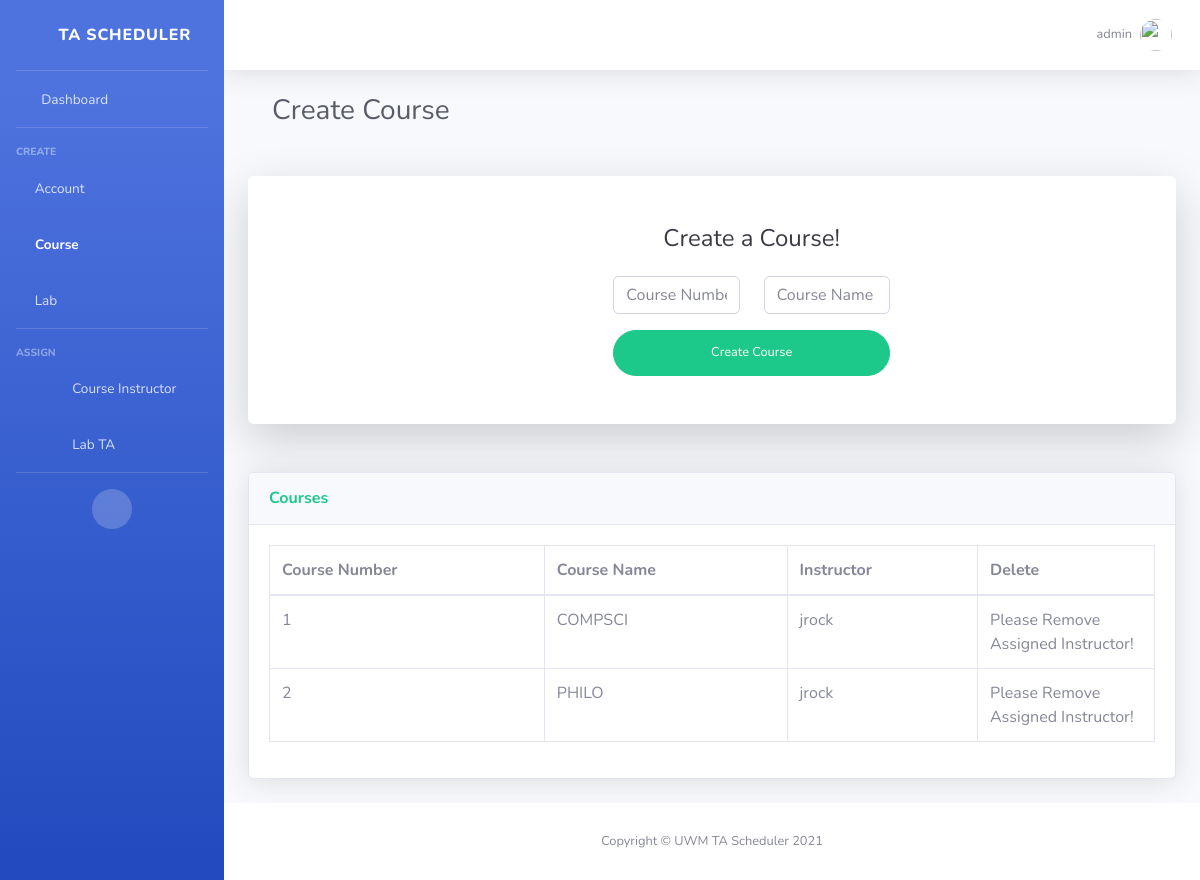
Page /create-course/ (signed in) on the committed database.
### TA_Scheduler/models.py (models this page shows)
class myAccount(models.Model):
    userName = models.CharField(max_length=40)
    password = models.CharField(max_length=40)
    userType = models.CharField(max_length=40)

class myCourse(models.Model):
    courseName = models.CharField(max_length=20)
    courseNumber = models.IntegerField()
    instructorUserName = models.CharField(max_length=40)

### TA_Scheduler/views.py (the view, shortened to what this page needs)
# urls.py: path('create-course/', CreateCourse.as_view()),
class CreateCourse(View):
    def get(self,request):
        userName = request.session["userName"]
        if(verifyLogin.verifyLogin(userName, request) == False):
            return render(request, "logout.html", {})
        course_list = list(myCourse.objects.values_list("courseNumber", "courseName", "instructorUserName"))
        return render(request,"create-course.html",{"course_list":course_list, "userName":userName, "errorMessage":""})

### TA_Scheduler/verifyLogin.py (called while the page is built)
    def verifyLogin(userName, request):
        userFound = list(myAccount.objects.filter(userName=userName))
        if(len(userFound) == 0):
            auth_logout(request)
            return False
        return True

### templates/create-course.html (shortened to what this page needs)
{% load static %}
<!DOCTYPE html>
<html lang="en">
<head>
    <link href="{% static '/vendor/fontawesome-free/css/all.min.css' %}" rel="stylesheet" type="text/css">
    <link href="{% static '/css/sb-admin-2.min.css' %}" rel="stylesheet">
    <link href="{% static '/vendor/datatables/dataTables.bootstrap4.min.css' %}" rel="stylesheet">
</head>
<body id="page-top">
<div id="wrapper">
    <ul class="navbar-nav bg-gradient-primary sidebar sidebar-dark accordion" id="accordionSidebar">
        <a class="sidebar-brand d-flex align-items-center justify-content-center" href="/home">
            <div class="sidebar-brand-icon rotate-n-15">
                <i class="far fa-calendar-alt"></i>
            </div>
            <div class="sidebar-brand-text mx-3">TA Scheduler</div>
        </a>
        <hr class="sidebar-divider my-0">
        <li class="nav-item">
            <a class="nav-link" href="/home">
                <i class="fas fa-fw fa-tachometer-alt"></i>
                <span>Dashboard</span></a>
        </li>
        <hr class="sidebar-divider">
        <div class="sidebar-heading">
            Create
        </div>
        <li class="nav-item">
            <a class="nav-link" href="/create-account">
                <i class="fas fa-user-circle"></i>
                <span>Account</span></a>
        </li>
        <li class="nav-item active">
            <a class="nav-link" href="/create-course">
                <i class="fas fa-book-open"></i>
                <span>Course</span></a>
        </li>
        <li class="nav-item">
            <a class="nav-link" href="/create-lab">
                <i class="fas fa-flask"></i>
                <span>Lab</span></a>
        </li>
        <hr class="sidebar-divider">
        <div class="sidebar-heading">
            Assign
        </div>
        <li class="nav-item">
            <a class="nav-link" href="/assign-course-instructor/">
                <i class="fas fa-user-circle"></i> <i class="fas fa-arrow-right"></i> <i class="fas fa-book-open"></i>
                <span>Course Instructor</span></a>
        </li>
        <li class="nav-item">
            <a class="nav-link" href="/assign-lab-ta/">
                <i class="fas fa-user-circle"></i> <i class="fas fa-arrow-right"></i> <i class="fas fa-flask"></i>
                <span>Lab TA</span></a>
        </li>
        <hr class="sidebar-divider d-none d-md-block">
        <div class="text-center d-none d-md-inline">
            <button class="rounded-circle border-0" id="sidebarToggle"></button>
        </div>
    </ul>
    <div id="content-wrapper" class="d-flex flex-column">
        <div id="content">
            <nav class="navbar navbar-expand navbar-light bg-white topbar mb-4 static-top shadow">
                <ul class="navbar-nav ml-auto">
                    <li class="nav-item dropdown no-arrow">
                        <a class="nav-link dropdown-toggle" href="#" id="userDropdown" role="button"
                           data-toggle="dropdown" aria-haspopup="true" aria-expanded="false">
                            <span class="mr-2 d-none d-lg-inline text-gray-600 small">{{ userName }}</span>
                            <img class="img-profile rounded-circle"
                                 src="{% static '/img/undraw_profile.svg' %}">
                        </a>
                    </li>
                </ul>
            </nav>
            <div class="container-fluid">
                <div class="container-fluid">
                    <h1 class="h3 mb-4 text-gray-800">Create Course</h1>
                </div>
                <div class="card o-hidden border-0 shadow-lg my-5">
                    <div class="card-body p-0">
                        <div class="row">
                            <div class="col-lg-4 d-none d-lg-block bg-register-image"></div>
                            <div class="col-lg-5">
                                <div class="p-5">
                                    <div class="text-center">
                                        <h1 class="h4 text-gray-900 mb-4">Create a Course!</h1>
                                    </div>
                                    <form class="user" action="/create-course/" method="post">
                                        <div class="form-group row">
                                            <div class="col-sm-6 mb-3 mb-sm-0">
                                                <input required="true" maxlength="10" type="text" class="form-control"
                                                       name="courseNumber"
                                                       placeholder="Course Number">
                                            </div>
                                            <div class="col-sm-6">
                                                <input required="true" maxlength="20" type="text" class="form-control"
                                                       name="courseName"
                                                       placeholder="Course Name">
                                            </div>
                                        </div>
                                        <button type="submit" class="btn btn-success btn-user btn-block">Create Course
                                        </button>
                                    </form>
                                </div>
                            </div>
                        </div>
                    </div>
                </div>
                <div class="card shadow mb-4">
                    <div class="card-header py-3">
                        <h6 class="m-0 font-weight-bold text-success">Courses</h6>
                    </div>
                    <div class="card-body">
                        <div class="table-responsive">
                            <table class="table table-bordered" id="courseData" width="100%" cellspacing="0">
                                <thead>
                                <tr>
                                    <th>Course Number</th>
                                    <th>Course Name</th>
                                    <th>Instructor</th>
                                    <th style="width: 20%;">Delete</th>
                                </tr>
                                </thead>
                                <tbody>
                                {% for i in course_list %}
                                    <tr>
                                        <td>{{ i.0 }}</td>
                                        <td>{{ i.1 }}</td>
                                        <td>{{ i.2 }}</td>
                                        <td>
                                            {% if i.2 == "NOT SET" %}
                                                <form action="/delete-course/" method="post">{% csrf_token %}
                                                    <button type="submit" class="btn btn-success btn-user btn-block"
                                                            name="deleteCourse" value="{{ i.0 }}">Delete Course
                                                    </button>
                                                    <input type="hidden" name="returnUrl" value="/create-course/">
                                                </form>
                                            {% else %}
                                               Please Remove Assigned Instructor!
                                            {% endif %}
                                        </td>
                                    </tr>
                                {% endfor %}
                                </tbody>
                            </table>
                        </div>
                    </div>
                </div>
            </div>
        </div>
        <footer class="sticky-footer bg-white">
            <div class="container my-auto">
                <div class="copyright text-center my-auto">
                    <span>Copyright &copy; UWM TA Scheduler 2021</span>
                </div>
            </div>
        </footer>
    </div>
</div>
</body>
</html>

### rows in the picture
myAccount: userName "admin"
myCourse: courseNumber "1", courseName "COMPSCI", instructorUserName "jrock"
myCourse: courseNumber "2", courseName "PHILO", instructorUserName "jrock"
